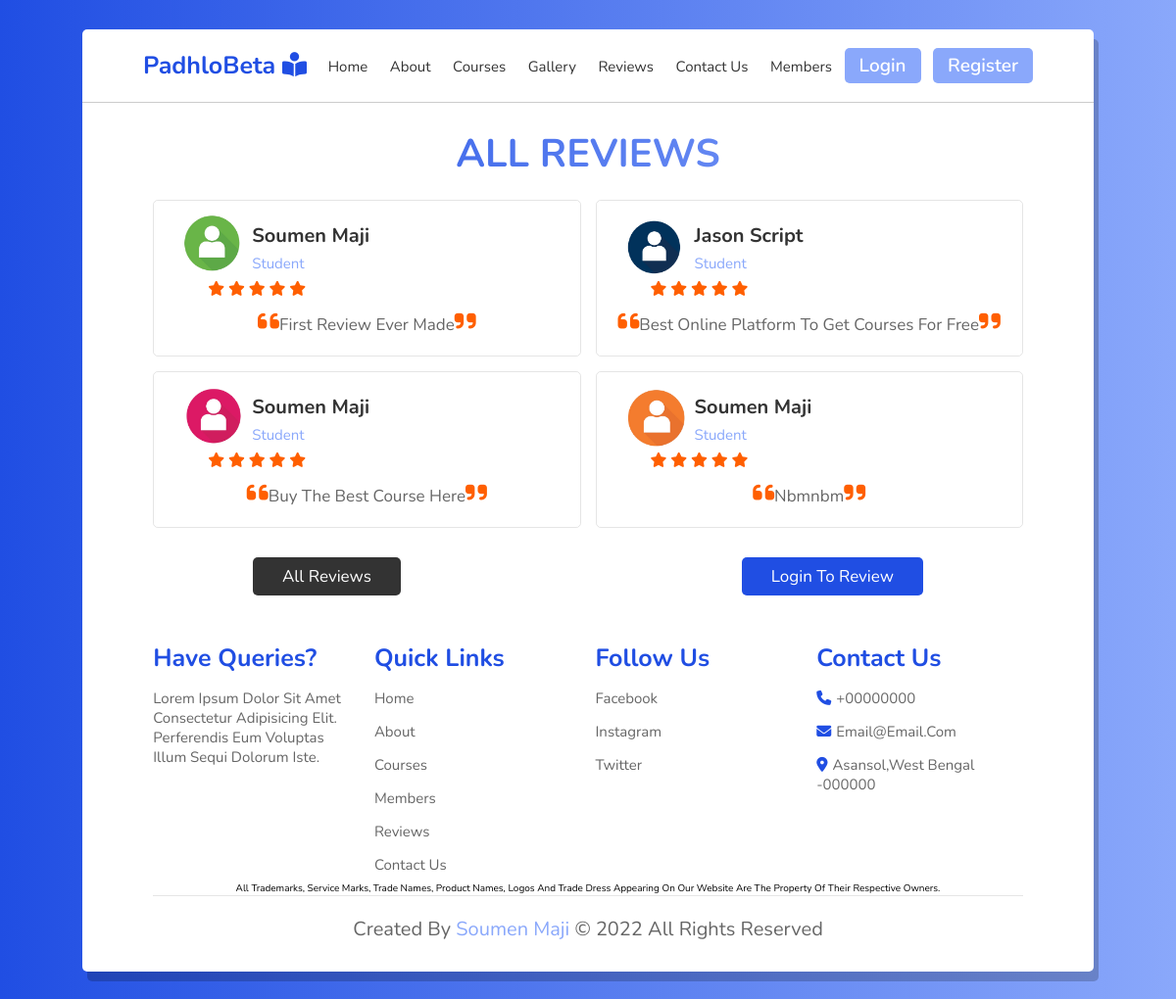
Screenshot of /all_reviews.php with the database file from the repository.
### tables this page shows
CREATE TABLE `reviews` (
  `review_id` int(11) NOT NULL,
  `review_cont` varchar(255) NOT NULL,
  `user_id` int(11) NOT NULL,
  `rating` int(1) NOT NULL,
  `timestamp` timestamp NOT NULL DEFAULT current_timestamp()
);

CREATE TABLE `user` (
  `slno` int(11) NOT NULL,
  `name` varchar(255) NOT NULL,
  `email` varchar(255) NOT NULL,
  `password` varchar(255) NOT NULL,
  `time` timestamp NOT NULL DEFAULT current_timestamp()
);

### all_reviews.php (the view, shortened to what this page needs)
<!DOCTYPE html>
<html lang="en">
<head>
    <link rel="stylesheet" href="style.css">
    <link rel="stylesheet" href="https://cdnjs.cloudflare.com/ajax/libs/font-awesome/6.1.1/css/all.min.css">
</head>
<body>
    <div class="container">
        <?php include 'header.php' ?>
        <h1 class="heading">All Reviews </h1>
        <?php
include 'dbconnect.php';
echo '<section class="review">';
            $sql="SELECT * FROM `reviews`";
$result=mysqli_query($conn,$sql);
while ($row = mysqli_fetch_assoc($result)) {
    $found=true;
    $review_cont=$row['review_cont'];
    $ruid=$row['user_id'];
    $rating=$row['rating'];
    $sql2="SELECT * FROM `user` WHERE slno='$ruid'";
    $result2= mysqli_query($conn,$sql2);
        $row2 = mysqli_fetch_assoc($result2);
       if($found){
        $review_user=$row2['name'];
        $path="images/profile";
$files=scandir($path);
$count=count($files);
$index=rand(2,($count-1));
$filename=$files[$index];
              echo'<div class="box">
              <div class="students">
                  <div class="students-info">
                  <img src="'.$path.'/'.$filename.'" alt="">
                <div class="info">
                    <h3>'.$review_user.'</h3>
                    <span>Student</span>
                </div>
            </div>
        </div>';
        include 'rating.php';
      echo   '<p class="text">
        <i class="fas fa-quote-left"></i>'.$review_cont.'<i class="fas fa-quote-right"></i></p>
    </div>';
       }
}
echo'</section>';
?>
<?php  if(isset($_SESSION['loggedin'])&& $_SESSION['loggedin']==true){
echo '<div class="all-courses reviews-all">
<a href="all_reviews.php" class="btn">All Reviews</a>
<a onclick='."popup('review-popup')".' class="btn bn">Add Review</a>
</div>
<div class="popup-container" id="review-popup">
<div class=" popup">
  <form action="index.php" method="POST">
     <h2><span>Reviews</span>
    <button type="reset" onclick='."popup('review-popup')".'>X</button>
    </h2>
    <textarea style="border:1px solid gray;resize: none; display:flex;" name="review-content" id="" placeholder="Enter Your review Here" cols="30" rows="5"></textarea>
    <div class="review-rating-range">
    <label for="rating">Give Your Rating</label><br />
    <input type="range" id="rating" min="1" max="5" name="rating" list="review-rating" />
    <datalist id="review-rating">
      <option value="1" label="1"></option>
      <option value="2" label="2"></option>
      <option value="3" label="3"></option>
      <option value="4" label="4"></option>
      <option value="5" label="5"></option>
    </datalist>
    </div>
    <button class="login-btn" type="submit" name="review-submit">Submit</button>
  </form>
</div>
</div>'; }
else{
    echo '<div class="all-courses reviews-all">
   <a href="all_reviews.php" class="btn">All Reviews</a>
    <a onclick='."popup('login-popup')".' class="btn bn">Login To Review</a>
</div>';
}
?>
        <?php include 'footer.php'; ?>
</div>
</body>
</html>

### header.php (shortened to what this page needs)
<?php
echo '<header>
            <a href="index.php" class="logo">PadhloBeta <i class="fa-solid fa-book-open-reader"></i></a>
            <div id="menu" class="fas fa-bars"></div>
            <nav class="navbar">
                <a href="index.php">Home</a>
                <a href="#about-us">About</a>
                <a href="#courses">Courses</a>
                <a href="#gallery">Gallery</a>
                <a href="#reviews">Reviews</a>
                <a href="#contact-us">Contact Us</a>
                <a href="#members">Members</a>
                ';
                if(isset($_SESSION['loggedin'])&& $_SESSION['loggedin']==true){
                    echo '<a class="welcomeUser"><i class="fa fa-user" aria-hidden="true"></i>
                    <span class="tooltiptext">'.$_SESSION['session_user'].'</span></a>';
                    echo '<a href="logout.php" class="login-button">Logout</a>';
                }else{
                    echo '<a onclick='."popup('login-popup')".' class="login-button">Login</a>
                    <a onclick='."popup('register-popup')".' class="register-button">Register</a>';
                }
            echo "</nav>
        </header>";
      ?>

### rating.php (shortened to what this page needs)
<?php
if($rating==1)
{
    echo '<p class="rating">
        <i class="fas fa-star rated"></i>
        <i class="fas fa-star"></i>
        <i class="fas fa-star"></i>
        <i class="fas fa-star"></i>
        <i class="fas fa-star"></i>
        </p>';
}
else
{
   echo ' <p class="rating">
        <i class="fas fa-star rated"></i>
        <i class="fas fa-star rated"></i>
        <i class="fas fa-star rated"></i>
        <i class="fas fa-star rated"></i>
        <i class="fas fa-star rated"></i>
        </p>';
}
?>

### footer.php
<section class="footer">
            <div class="box-container">
                <div class="box">
                    <h3>Have Queries?</h3>
                    <p>Lorem ipsum dolor sit amet consectetur adipisicing elit. Perferendis eum voluptas illum sequi dolorum iste.</p>
                </div>
                <div class="box">
                    <h3>Quick Links</h3>
                    <a href="index.php">Home</a>
                    <a href="$about-us">About</a>
                    <a href="all_courses.php">Courses</a>
                    <a href="#members">Members</a>
                    <a href="#reviews">Reviews</a>
                    <a href="#contact-us">Contact Us</a>
                </div>
                <div class="box">
                    <h3>Follow Us</h3>
                    <a href="">Facebook</a>
                    <a href="">Instagram</a>
                    <a href="">Twitter</a>
                </div>
                <div class="box">
                    <h3>Contact us</h3>
                   <p> <i class="fas fa-phone"></i>+00000000 </p>
                   <p> <i class="fas fa-envelope"></i>Email@email.com </p>
                   <p> <i class="fas fa-map-marker-alt"></i>Asansol,West Bengal -000000 </p>
                </div>
            </div>
            <div class="disclaimer">All trademarks, service marks, trade names, product names, logos and trade dress appearing on our website are the property of their respective owners. </div>
            <div class="credit">Created by <span><a href="http://codingbuddy.co.in/profile.png">Soumen Maji</a> </span> &copy; <?php echo date('Y') ?> All Rights reserved</div>
        </section>

### style.css (style rules this page uses)
:root { --blue: #204ee3; --light-blue: #8aa8fb; --gradient: linear-gradient(90deg, var(--blue), var(--light-blue)); }
* { font-family: "Nunito", sans-serif; margin: 0; padding: 0; box-sizing: border-box; outline: none; border: none; text-decoration: none; text-transform: capitalize; transition: all 0.2s ease-out; }
html { font-size: 62.5%; scroll-behavior: smooth; overflow-x: hidden; }
body { background: var(--gradient); padding: 3rem 7%; padding-bottom: 9rem; }
.container { background: #fff; border-radius: 0.5rem; box-shadow: 0.5rem 1rem rgba(0, 0, 0, 0.2); }
header { display: flex; align-items: center; justify-content: space-between; width: 100%; padding: 2rem 6%; border-bottom: 0.1rem solid rgba(0, 0, 0, 0.2); position: relative; z-index: 1000; }
header .logo { font-size: 2.5rem; color: var(--blue); font-weight: bold; }
header .navbar a { margin-left: 2rem; font-size: 1.5rem; color: #333; }
header .navbar .login-button, header .navbar .register-button { padding: 0.5rem 1.5rem; border-radius: 0.5rem; font-size: 1.9rem; background-color: var(--light-blue); font-weight: 600; color: #fff; cursor: pointer; margin-left: 10px; }
.rating { font-size: 1.5rem; padding-left: 4.5rem; }
.rated { color: #ff5f01; }
.reviews-all { display: flex; justify-content: space-around!important; }
.bn { background-color: var(--blue) !important; }
section { padding: 2rem 7%; }
.footer .box-container { display: flex; flex-wrap: wrap; gap: 1.5rem; }
.footer .box-container .box { flex: 1 1 20rem; }
.footer .box-container .box h3 { font-size: 2.5rem; color: var(--blue); padding: 0.7rem 0; }
.footer .box-container .box p { font-size: 1.5rem; color: #666; padding: 0.7rem 0; }
.footer .box-container .box a { font-size: 1.5rem; display: block; color: #666; padding: 0.7rem 0; }
.footer .box-container .box p i { padding-right: 0.5rem; color: var(--blue); }
.footer .credit { font-size: 2rem; motion-path: 1rem; padding: 1rem; padding-top: 2rem; text-align: center; border-top: 0.1rem solid rgba(0, 0, 0, 0.1); color: #666; }
.footer .credit span a { color: var(--light-blue); cursor: pointer; }
.btn { display: inline-block; margin-top: 1rem; padding: 0.8rem 3rem; border-radius: 0.5rem; background: #333; color: #fff; cursor: pointer; font-size: 1.7rem; }
.heading { color: transparent; background: var(--gradient); background-clip: text; -webkit-background-clip: text; padding: 0 1rem; padding-top: 2.5rem; text-align: center; font-size: 4rem; text-transform: uppercase; }
.all-courses { text-align: center; margin-bottom: 2rem; }
.review { display: flex; flex-wrap: wrap; gap: 1.5rem; }
.review .box { border-radius: 0.5rem; border: 0.1rem solid rgba(0, 0, 0, 0.1); padding: 1rem; flex: 1 1 30rem; }
.review .box .students { display: flex; align-items: center; justify-content: space-between; }
.review .box .students .students-info { display: flex; align-items: center; }
.review .box .students .students-info img { border-radius: 50%; object-fit: cover; height: 7rem; width: 7rem; margin-left: 1.5rem; }
.review .box .students .students-info h3 { font-size: 2rem; color: #333; padding: 0.5rem; }
.review .box .students .students-info span { font-size: 1.5rem; color: var(--light-blue); padding: 0.5rem; }
.review .box .text { padding: 1rem 0; font-size: 1.7rem; color: #666; text-align: center; }
.review .box .text i { color: #ff5f01; font-size: 2.5rem; }
.disclaimer { text-align: center; }

### rows the page displays
reviews: shows a picture, user.name "Soumen Maji", review_cont "First Review Ever Made"
reviews: shows a picture, user.name "Jason Script", review_cont "Best Online Platform To Get Courses For Free"
reviews: shows a picture, user.name "Soumen Maji", review_cont "Buy The Best Course Here"
reviews: shows a picture, user.name "Soumen Maji", review_cont "Nbmnbm"
